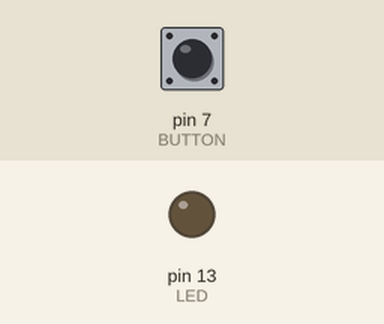
Bench run of a sketch on a simulated Arduino Uno, built with avr-gcc and run on an emulated ATmega328P. Parts: output pins drawn as LEDs (lit = HIGH). Inputs (shaded band) come from the test bench; at power-on: pin 7 (BUTTON) LOW.

Above: at 1.2 s.
1.3 s: pin 7 (BUTTON) pulled HIGH for 0.15 s
At 1.7 s:
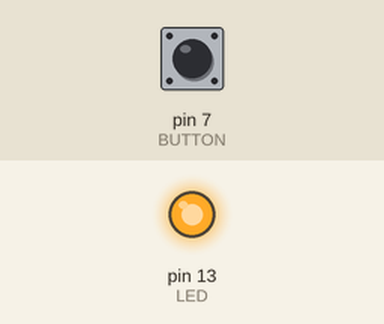
2.9 s: pin 7 (BUTTON) pulled HIGH for 1 s
At 4.1 s:
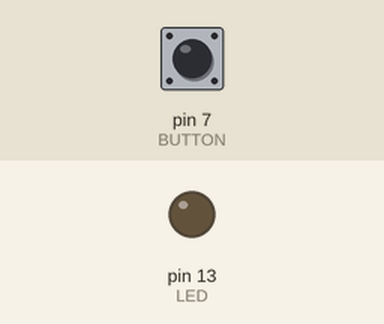
5.4 s: pin 7 (BUTTON) pulled HIGH for 3.2 s
At 6.0 s:
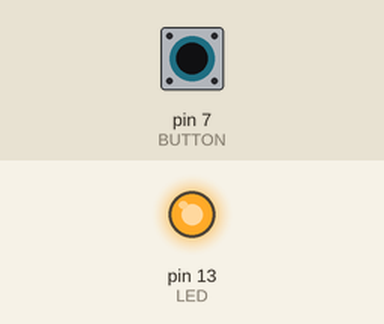
Timing chart, 0 to 8.4 s (numbered marks = the images above; inputs shaded):
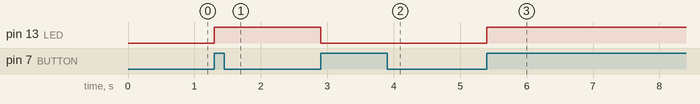

Measured:
- after the input at 1.3 s, pin 13 (LED): LOW → HIGH at once
- after the input at 2.9 s, pin 13 (LED): HIGH → LOW at once
- after the input at 5.4 s, pin 13 (LED): LOW → HIGH at once

The sketch:

button2kai.ino
```cpp
const int LED = 13;
const int BUTTON = 7;

int val = 0;
int old_val = 0;
int state = 0;

void setup() {
  pinMode(LED,OUTPUT);
  pinMode(BUTTON,INPUT);
  // put your setup code here, to run once:

}

void loop() {
  val = digitalRead(BUTTON);

  if ((val == HIGH) && (old_val == LOW)){
    state=1-state;
    }

    old_val = val;

    if (state == 1){
      digitalWrite(LED,HIGH);
      }else{
        digitalWrite(LED,LOW);
        }
  // put your main code here, to run repeatedly:

}
```
